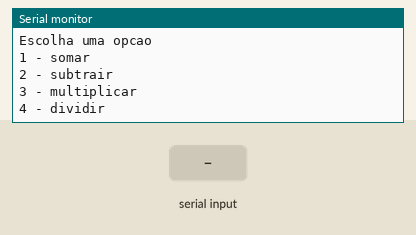
Recording of a sketch running on a simulated Arduino Uno, built with avr-gcc and run on an emulated ATmega328P. On the bench: the last lines printed to the serial monitor. The inputs (shaded band) are chosen by the test bench.

Above: at 0.8 s.
0.9 s: "s" received over Serial
At 2.8 s:
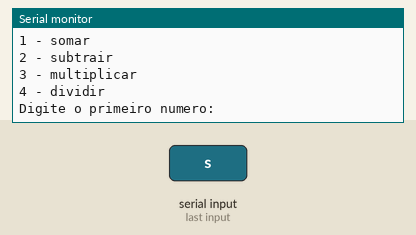
3.4 s: "90,45,200\n" received over Serial
At 5.2 s:
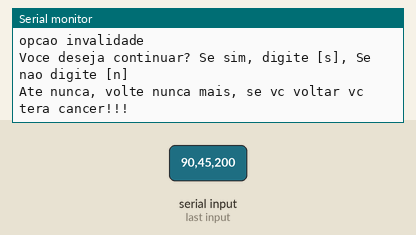

The sketch:

calculadora.ino
```cpp
float n1 = 0.0;
float n2 = 0.0;
float soma;
float subtrair;
float multiplicar;
float dividir;
int escolhaDaOperacao;
int contador = 0;

void setup()
{
  Serial.begin(9600);

  do{
    Serial.println("Bem-Vindo(a)");
    Serial.println("Escolha uma opcao");
    Serial.println("1 - somar");
    Serial.println("2 - subtrair");
    Serial.println("3 - multiplicar");
    Serial.println("4 - dividir");

    while(!Serial.available()){}

    escolhaDaOperacao = Serial.parseInt();

    Serial.println("Digite o primeiro numero:");
    while (!Serial.available()); // Aguarda entrada do usuário
    n1 = Serial.parseFloat(); // Aqui você pode futuramente substituir por leitura real


    Serial.println("Digite o segundo numero:");
    while (!Serial.available()); // Aguarda entrada do usuário
    n2 = Serial.parseFloat(); // Aqui você pode futuramente substituir por leitura real
    switch(escolhaDaOperacao){

      case 1:
      soma = n1 + n2;
      Serial.println("WOW!!! O resultado foi: " + String(soma));

      break;

       case 2:
       subtrair = n1 - n2;
      Serial.println("WOW!!! O resultado foi: " + String(subtrair));

      break;

       case 3:
      multiplicar = n1 * n2;
      Serial.println("WOW!!! O resultado foi: " + String(multiplicar));

      break;

       case 4:
      dividir = n1 / n2;
      Serial.println("WOW!!! O resultado foi: " + String(dividir));

      break;

      default:
      Serial.println("opcao invalidade");


    }

    Serial.println("Voce deseja continuar? Se sim, digite [s], Se nao digite [n]");
    while (!Serial.available());{}

    if (Serial.readString() == "s"){
      contador++;
    }
    else{
      contador = 0;

      Serial.println("Ate nunca, volte nunca mais, se vc voltar vc tera cancer!!!");

    }

  }
  while(contador != 0);
}

void loop()
{


}
```

Measured:
- after the input at 0.9 s, the serial monitor: prints a new line after 1.0 s (image 1)
- after the input at 3.4 s, the serial monitor: prints a new line at once (image 2)
